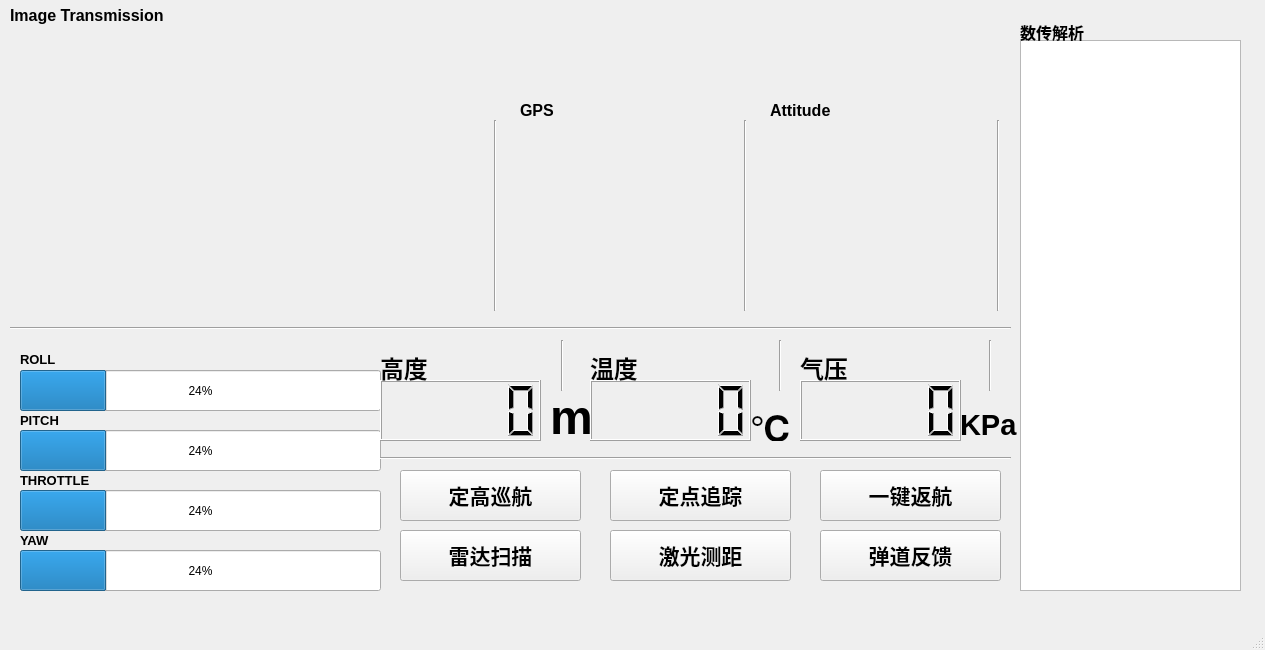
<?xml version="1.0" encoding="UTF-8"?>
<ui version="4.0">
 <class>MainWindow</class>
 <widget class="QMainWindow" name="MainWindow">
  <property name="enabled">
   <bool>true</bool>
  </property>
  <property name="geometry">
   <rect>
    <x>0</x>
    <y>0</y>
    <width>1265</width>
    <height>650</height>
   </rect>
  </property>
  <property name="windowTitle">
   <string>MainWindow</string>
  </property>
  <property name="animated">
   <bool>true</bool>
  </property>
  <widget class="QWidget" name="centralwidget">
   <widget class="QProgressBar" name="progressBar">
    <property name="geometry">
     <rect>
      <x>20</x>
      <y>370</y>
      <width>361</width>
      <height>41</height>
     </rect>
    </property>
    <property name="value">
     <number>24</number>
    </property>
   </widget>
   <widget class="QProgressBar" name="progressBar_2">
    <property name="geometry">
     <rect>
      <x>20</x>
      <y>550</y>
      <width>361</width>
      <height>41</height>
     </rect>
    </property>
    <property name="value">
     <number>24</number>
    </property>
   </widget>
   <widget class="QProgressBar" name="progressBar_3">
    <property name="geometry">
     <rect>
      <x>20</x>
      <y>430</y>
      <width>361</width>
      <height>41</height>
     </rect>
    </property>
    <property name="value">
     <number>24</number>
    </property>
   </widget>
   <widget class="QProgressBar" name="progressBar_4">
    <property name="geometry">
     <rect>
      <x>20</x>
      <y>490</y>
      <width>361</width>
      <height>41</height>
     </rect>
    </property>
    <property name="value">
     <number>24</number>
    </property>
   </widget>
   <widget class="QLCDNumber" name="lcdNumber">
    <property name="geometry">
     <rect>
      <x>380</x>
      <y>380</y>
      <width>161</width>
      <height>61</height>
     </rect>
    </property>
   </widget>
   <widget class="QLCDNumber" name="lcdNumber_2">
    <property name="geometry">
     <rect>
      <x>590</x>
      <y>380</y>
      <width>161</width>
      <height>61</height>
     </rect>
    </property>
   </widget>
   <widget class="QLCDNumber" name="lcdNumber_3">
    <property name="geometry">
     <rect>
      <x>800</x>
      <y>380</y>
      <width>161</width>
      <height>61</height>
     </rect>
    </property>
   </widget>
   <widget class="QPushButton" name="pushButton">
    <property name="geometry">
     <rect>
      <x>820</x>
      <y>470</y>
      <width>181</width>
      <height>51</height>
     </rect>
    </property>
   </widget>
   <widget class="QPushButton" name="pushButton_2">
    <property name="geometry">
     <rect>
      <x>400</x>
      <y>470</y>
      <width>181</width>
      <height>51</height>
     </rect>
    </property>
    <property name="text">
     <string/>
    </property>
   </widget>
   <widget class="QPushButton" name="pushButton_3">
    <property name="geometry">
     <rect>
      <x>610</x>
      <y>470</y>
      <width>181</width>
      <height>51</height>
     </rect>
    </property>
   </widget>
   <widget class="QLabel" name="label">
    <property name="geometry">
     <rect>
      <x>10</x>
      <y>30</y>
      <width>461</width>
      <height>281</height>
     </rect>
    </property>
    <property name="text">
     <string>&lt;html&gt;&lt;head/&gt;&lt;body&gt;&lt;p&gt;&lt;img src=&quot;:/image/images/22d9-khstaxs9625359.jpg&quot;/&gt;&lt;/p&gt;&lt;/body&gt;&lt;/html&gt;</string>
    </property>
   </widget>
   <widget class="QLabel" name="label_2">
    <property name="geometry">
     <rect>
      <x>520</x>
      <y>120</y>
      <width>201</width>
      <height>191</height>
     </rect>
    </property>
    <property name="text">
     <string>&lt;html&gt;&lt;head/&gt;&lt;body&gt;&lt;p&gt;&lt;img src=&quot;:/image/images/微信截图_20230226001927.png&quot;/&gt;&lt;/p&gt;&lt;/body&gt;&lt;/html&gt;</string>
    </property>
   </widget>
   <widget class="QLabel" name="label_3">
    <property name="geometry">
     <rect>
      <x>770</x>
      <y>120</y>
      <width>201</width>
      <height>191</height>
     </rect>
    </property>
    <property name="text">
     <string>&lt;html&gt;&lt;head/&gt;&lt;body&gt;&lt;p&gt;&lt;img src=&quot;:/image/images/QQ图片20230226002350.jpg&quot;/&gt;&lt;/p&gt;&lt;/body&gt;&lt;/html&gt;</string>
    </property>
   </widget>
   <widget class="Line" name="line">
    <property name="geometry">
     <rect>
      <x>380</x>
      <y>443</y>
      <width>631</width>
      <height>31</height>
     </rect>
    </property>
    <property name="orientation">
     <enum>Qt::Horizontal</enum>
    </property>
   </widget>
   <widget class="Line" name="line_2">
    <property name="geometry">
     <rect>
      <x>10</x>
      <y>320</y>
      <width>1001</width>
      <height>16</height>
     </rect>
    </property>
    <property name="orientation">
     <enum>Qt::Horizontal</enum>
    </property>
   </widget>
   <widget class="QLabel" name="label_4">
    <property name="geometry">
     <rect>
      <x>20</x>
      <y>350</y>
      <width>91</width>
      <height>20</height>
     </rect>
    </property>
    <property name="text">
     <string>&lt;html&gt;&lt;head/&gt;&lt;body&gt;&lt;p&gt;&lt;span style=&quot; font-size:10pt; font-weight:600;&quot;&gt;ROLL&lt;/span&gt;&lt;/p&gt;&lt;/body&gt;&lt;/html&gt;</string>
    </property>
   </widget>
   <widget class="QLabel" name="label_5">
    <property name="geometry">
     <rect>
      <x>20</x>
      <y>410</y>
      <width>72</width>
      <height>21</height>
     </rect>
    </property>
    <property name="text">
     <string>&lt;html&gt;&lt;head/&gt;&lt;body&gt;&lt;p&gt;&lt;span style=&quot; font-size:10pt; font-weight:600;&quot;&gt;PITCH&lt;/span&gt;&lt;/p&gt;&lt;/body&gt;&lt;/html&gt;</string>
    </property>
   </widget>
   <widget class="QLabel" name="label_6">
    <property name="geometry">
     <rect>
      <x>20</x>
      <y>470</y>
      <width>81</width>
      <height>21</height>
     </rect>
    </property>
    <property name="text">
     <string>&lt;html&gt;&lt;head/&gt;&lt;body&gt;&lt;p&gt;&lt;span style=&quot; font-size:10pt; font-weight:600;&quot;&gt;THROTTLE&lt;/span&gt;&lt;/p&gt;&lt;/body&gt;&lt;/html&gt;</string>
    </property>
   </widget>
   <widget class="QLabel" name="label_7">
    <property name="geometry">
     <rect>
      <x>20</x>
      <y>530</y>
      <width>72</width>
      <height>21</height>
     </rect>
    </property>
    <property name="text">
     <string>&lt;html&gt;&lt;head/&gt;&lt;body&gt;&lt;p&gt;&lt;span style=&quot; font-size:10pt; font-weight:600;&quot;&gt;YAW&lt;/span&gt;&lt;/p&gt;&lt;/body&gt;&lt;/html&gt;</string>
    </property>
   </widget>
   <widget class="Line" name="line_3">
    <property name="geometry">
     <rect>
      <x>470</x>
      <y>120</y>
      <width>51</width>
      <height>191</height>
     </rect>
    </property>
    <property name="orientation">
     <enum>Qt::Vertical</enum>
    </property>
   </widget>
   <widget class="Line" name="line_4">
    <property name="geometry">
     <rect>
      <x>720</x>
      <y>120</y>
      <width>51</width>
      <height>191</height>
     </rect>
    </property>
    <property name="orientation">
     <enum>Qt::Vertical</enum>
    </property>
   </widget>
   <widget class="Line" name="line_5">
    <property name="geometry">
     <rect>
      <x>973</x>
      <y>120</y>
      <width>51</width>
      <height>191</height>
     </rect>
    </property>
    <property name="orientation">
     <enum>Qt::Vertical</enum>
    </property>
   </widget>
   <widget class="QLabel" name="label_8">
    <property name="geometry">
     <rect>
      <x>550</x>
      <y>390</y>
      <width>41</width>
      <height>51</height>
     </rect>
    </property>
    <property name="text">
     <string>&lt;html&gt;&lt;head/&gt;&lt;body&gt;&lt;p&gt;&lt;span style=&quot; font-size:36pt; font-weight:600;&quot;&gt;m&lt;/span&gt;&lt;/p&gt;&lt;/body&gt;&lt;/html&gt;</string>
    </property>
   </widget>
   <widget class="QLabel" name="label_9">
    <property name="geometry">
     <rect>
      <x>750</x>
      <y>400</y>
      <width>51</width>
      <height>41</height>
     </rect>
    </property>
    <property name="text">
     <string>&lt;html&gt;&lt;head/&gt;&lt;body&gt;&lt;p&gt;&lt;span style=&quot; font-size:28pt; font-weight:600;&quot;&gt;℃&lt;/span&gt;&lt;/p&gt;&lt;/body&gt;&lt;/html&gt;</string>
    </property>
   </widget>
   <widget class="QLabel" name="label_10">
    <property name="geometry">
     <rect>
      <x>960</x>
      <y>400</y>
      <width>72</width>
      <height>51</height>
     </rect>
    </property>
    <property name="text">
     <string>&lt;html&gt;&lt;head/&gt;&lt;body&gt;&lt;p&gt;&lt;span style=&quot; font-size:22pt; font-weight:600;&quot;&gt;KPa&lt;/span&gt;&lt;/p&gt;&lt;/body&gt;&lt;/html&gt;</string>
    </property>
   </widget>
   <widget class="QLabel" name="label_11">
    <property name="geometry">
     <rect>
      <x>380</x>
      <y>350</y>
      <width>61</width>
      <height>31</height>
     </rect>
    </property>
    <property name="text">
     <string>&lt;html&gt;&lt;head/&gt;&lt;body&gt;&lt;p&gt;&lt;span style=&quot; font-size:18pt; font-weight:600;&quot;&gt;高度&lt;/span&gt;&lt;/p&gt;&lt;/body&gt;&lt;/html&gt;</string>
    </property>
   </widget>
   <widget class="QLabel" name="label_12">
    <property name="geometry">
     <rect>
      <x>590</x>
      <y>350</y>
      <width>61</width>
      <height>31</height>
     </rect>
    </property>
    <property name="text">
     <string>&lt;html&gt;&lt;head/&gt;&lt;body&gt;&lt;p&gt;&lt;span style=&quot; font-size:18pt; font-weight:600;&quot;&gt;温度&lt;/span&gt;&lt;/p&gt;&lt;/body&gt;&lt;/html&gt;</string>
    </property>
   </widget>
   <widget class="QLabel" name="label_13">
    <property name="geometry">
     <rect>
      <x>800</x>
      <y>350</y>
      <width>72</width>
      <height>31</height>
     </rect>
    </property>
    <property name="text">
     <string>&lt;html&gt;&lt;head/&gt;&lt;body&gt;&lt;p&gt;&lt;span style=&quot; font-size:18pt; font-weight:600;&quot;&gt;气压&lt;/span&gt;&lt;/p&gt;&lt;/body&gt;&lt;/html&gt;</string>
    </property>
   </widget>
   <widget class="Line" name="line_6">
    <property name="geometry">
     <rect>
      <x>542</x>
      <y>340</y>
      <width>41</width>
      <height>51</height>
     </rect>
    </property>
    <property name="orientation">
     <enum>Qt::Vertical</enum>
    </property>
   </widget>
   <widget class="Line" name="line_7">
    <property name="geometry">
     <rect>
      <x>760</x>
      <y>340</y>
      <width>41</width>
      <height>51</height>
     </rect>
    </property>
    <property name="orientation">
     <enum>Qt::Vertical</enum>
    </property>
   </widget>
   <widget class="Line" name="line_8">
    <property name="geometry">
     <rect>
      <x>970</x>
      <y>340</y>
      <width>41</width>
      <height>51</height>
     </rect>
    </property>
    <property name="orientation">
     <enum>Qt::Vertical</enum>
    </property>
   </widget>
   <widget class="QLabel" name="label_14">
    <property name="geometry">
     <rect>
      <x>430</x>
      <y>470</y>
      <width>121</width>
      <height>51</height>
     </rect>
    </property>
    <property name="text">
     <string>&lt;html&gt;&lt;head/&gt;&lt;body&gt;&lt;p align=&quot;center&quot;&gt;&lt;span style=&quot; font-size:16pt; font-weight:600;&quot;&gt;定高巡航&lt;/span&gt;&lt;/p&gt;&lt;/body&gt;&lt;/html&gt;</string>
    </property>
   </widget>
   <widget class="QLabel" name="label_15">
    <property name="geometry">
     <rect>
      <x>640</x>
      <y>470</y>
      <width>121</width>
      <height>51</height>
     </rect>
    </property>
    <property name="text">
     <string>&lt;html&gt;&lt;head/&gt;&lt;body&gt;&lt;p align=&quot;center&quot;&gt;&lt;span style=&quot; font-size:16pt; font-weight:600;&quot;&gt;定点追踪&lt;/span&gt;&lt;/p&gt;&lt;/body&gt;&lt;/html&gt;</string>
    </property>
   </widget>
   <widget class="QLabel" name="label_16">
    <property name="geometry">
     <rect>
      <x>850</x>
      <y>470</y>
      <width>121</width>
      <height>51</height>
     </rect>
    </property>
    <property name="text">
     <string>&lt;html&gt;&lt;head/&gt;&lt;body&gt;&lt;p align=&quot;center&quot;&gt;&lt;span style=&quot; font-size:16pt; font-weight:600;&quot;&gt;一键返航&lt;/span&gt;&lt;/p&gt;&lt;/body&gt;&lt;/html&gt;</string>
    </property>
   </widget>
   <widget class="QLabel" name="label_17">
    <property name="geometry">
     <rect>
      <x>510</x>
      <y>10</y>
      <width>211</width>
      <height>31</height>
     </rect>
    </property>
    <property name="text">
     <string>&lt;html&gt;&lt;head/&gt;&lt;body&gt;&lt;p&gt;&lt;img src=&quot;:/image/images/截图20230131194404.png&quot;/&gt;&lt;/p&gt;&lt;/body&gt;&lt;/html&gt;</string>
    </property>
   </widget>
   <widget class="QLabel" name="label_18">
    <property name="geometry">
     <rect>
      <x>500</x>
      <y>50</y>
      <width>211</width>
      <height>41</height>
     </rect>
    </property>
    <property name="text">
     <string>&lt;html&gt;&lt;head/&gt;&lt;body&gt;&lt;p&gt;&lt;img src=&quot;:/image/images/微信截图_20230226004641.png&quot;/&gt;&lt;/p&gt;&lt;/body&gt;&lt;/html&gt;</string>
    </property>
   </widget>
   <widget class="QLabel" name="label_19">
    <property name="geometry">
     <rect>
      <x>10</x>
      <y>5</y>
      <width>211</width>
      <height>21</height>
     </rect>
    </property>
    <property name="text">
     <string>&lt;html&gt;&lt;head/&gt;&lt;body&gt;&lt;p&gt;&lt;span style=&quot; font-size:12pt; font-weight:600;&quot;&gt;Image Transmission&lt;/span&gt;&lt;/p&gt;&lt;/body&gt;&lt;/html&gt;</string>
    </property>
   </widget>
   <widget class="QLabel" name="label_20">
    <property name="geometry">
     <rect>
      <x>520</x>
      <y>100</y>
      <width>72</width>
      <height>21</height>
     </rect>
    </property>
    <property name="text">
     <string>&lt;html&gt;&lt;head/&gt;&lt;body&gt;&lt;p&gt;&lt;span style=&quot; font-size:12pt; font-weight:600;&quot;&gt;GPS&lt;/span&gt;&lt;/p&gt;&lt;/body&gt;&lt;/html&gt;</string>
    </property>
   </widget>
   <widget class="QLabel" name="label_21">
    <property name="geometry">
     <rect>
      <x>700</x>
      <y>50</y>
      <width>101</width>
      <height>41</height>
     </rect>
    </property>
    <property name="text">
     <string>&lt;html&gt;&lt;head/&gt;&lt;body&gt;&lt;p&gt;&lt;img src=&quot;:/image/images/微信截图_20230226005403.png&quot;/&gt;&lt;/p&gt;&lt;/body&gt;&lt;/html&gt;</string>
    </property>
   </widget>
   <widget class="QLabel" name="label_22">
    <property name="geometry">
     <rect>
      <x>770</x>
      <y>100</y>
      <width>101</width>
      <height>21</height>
     </rect>
    </property>
    <property name="text">
     <string>&lt;html&gt;&lt;head/&gt;&lt;body&gt;&lt;p&gt;&lt;span style=&quot; font-size:12pt; font-weight:600;&quot;&gt;Attitude&lt;/span&gt;&lt;/p&gt;&lt;/body&gt;&lt;/html&gt;</string>
    </property>
   </widget>
   <widget class="QLabel" name="label_23">
    <property name="geometry">
     <rect>
      <x>840</x>
      <y>-10</y>
      <width>121</width>
      <height>111</height>
     </rect>
    </property>
    <property name="text">
     <string>&lt;html&gt;&lt;head/&gt;&lt;body&gt;&lt;p&gt;&lt;img src=&quot;:/image/images/4023881_aerial_drone_uav_unmanned_vehicle_icon.png&quot;/&gt;&lt;/p&gt;&lt;/body&gt;&lt;/html&gt;</string>
    </property>
   </widget>
   <widget class="QPlainTextEdit" name="plainTextEdit">
    <property name="geometry">
     <rect>
      <x>1020</x>
      <y>40</y>
      <width>221</width>
      <height>551</height>
     </rect>
    </property>
   </widget>
   <widget class="QPushButton" name="pushButton_4">
    <property name="geometry">
     <rect>
      <x>400</x>
      <y>530</y>
      <width>181</width>
      <height>51</height>
     </rect>
    </property>
    <property name="text">
     <string/>
    </property>
   </widget>
   <widget class="QPushButton" name="pushButton_5">
    <property name="geometry">
     <rect>
      <x>610</x>
      <y>530</y>
      <width>181</width>
      <height>51</height>
     </rect>
    </property>
    <property name="text">
     <string/>
    </property>
   </widget>
   <widget class="QPushButton" name="pushButton_6">
    <property name="geometry">
     <rect>
      <x>820</x>
      <y>530</y>
      <width>181</width>
      <height>51</height>
     </rect>
    </property>
    <property name="text">
     <string/>
    </property>
   </widget>
   <widget class="QLabel" name="label_24">
    <property name="geometry">
     <rect>
      <x>430</x>
      <y>530</y>
      <width>121</width>
      <height>51</height>
     </rect>
    </property>
    <property name="text">
     <string>&lt;html&gt;&lt;head/&gt;&lt;body&gt;&lt;p align=&quot;center&quot;&gt;&lt;span style=&quot; font-size:16pt; font-weight:600;&quot;&gt;雷达扫描&lt;/span&gt;&lt;/p&gt;&lt;/body&gt;&lt;/html&gt;</string>
    </property>
   </widget>
   <widget class="QLabel" name="label_25">
    <property name="geometry">
     <rect>
      <x>640</x>
      <y>530</y>
      <width>121</width>
      <height>51</height>
     </rect>
    </property>
    <property name="text">
     <string>&lt;html&gt;&lt;head/&gt;&lt;body&gt;&lt;p align=&quot;center&quot;&gt;&lt;span style=&quot; font-size:16pt; font-weight:600;&quot;&gt;激光测距&lt;/span&gt;&lt;/p&gt;&lt;/body&gt;&lt;/html&gt;</string>
    </property>
   </widget>
   <widget class="QLabel" name="label_26">
    <property name="geometry">
     <rect>
      <x>850</x>
      <y>530</y>
      <width>121</width>
      <height>51</height>
     </rect>
    </property>
    <property name="text">
     <string>&lt;html&gt;&lt;head/&gt;&lt;body&gt;&lt;p align=&quot;center&quot;&gt;&lt;span style=&quot; font-size:16pt; font-weight:600;&quot;&gt;弹道反馈&lt;/span&gt;&lt;/p&gt;&lt;/body&gt;&lt;/html&gt;</string>
    </property>
   </widget>
   <widget class="QLabel" name="label_27">
    <property name="geometry">
     <rect>
      <x>1020</x>
      <y>20</y>
      <width>91</width>
      <height>21</height>
     </rect>
    </property>
    <property name="text">
     <string>&lt;html&gt;&lt;head/&gt;&lt;body&gt;&lt;p&gt;&lt;span style=&quot; font-size:12pt; font-weight:600;&quot;&gt;数传解析&lt;/span&gt;&lt;/p&gt;&lt;/body&gt;&lt;/html&gt;</string>
    </property>
   </widget>
  </widget>
  <widget class="QMenuBar" name="menubar">
   <property name="geometry">
    <rect>
     <x>0</x>
     <y>0</y>
     <width>1265</width>
     <height>26</height>
    </rect>
   </property>
  </widget>
  <widget class="QStatusBar" name="statusbar"/>
 </widget>
 <resources/>
 <connections/>
</ui>
